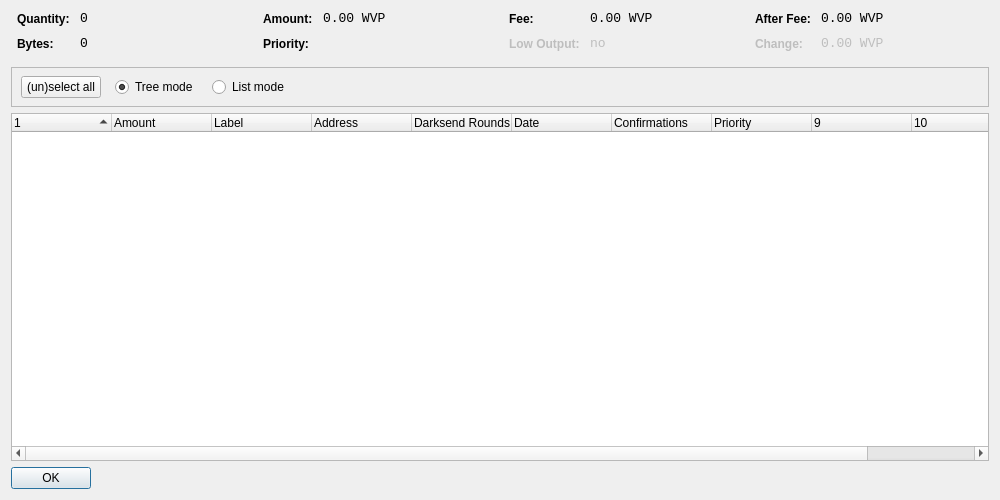
<?xml version="1.0" encoding="UTF-8"?>
<ui version="4.0">
 <class>CoinControlDialog</class>
 <widget class="QDialog" name="CoinControlDialog">
  <property name="geometry">
   <rect>
    <x>0</x>
    <y>0</y>
    <width>1000</width>
    <height>500</height>
   </rect>
  </property>
  <property name="windowTitle">
   <string>Coin Control</string>
  </property>
  <layout class="QVBoxLayout" name="verticalLayout">
   <item>
    <layout class="QHBoxLayout" name="horizontalLayoutTop" stretch="0,0,0,0">
     <property name="topMargin">
      <number>0</number>
     </property>
     <property name="bottomMargin">
      <number>10</number>
     </property>
     <item>
      <layout class="QFormLayout" name="formLayoutCoinControl1">
       <property name="horizontalSpacing">
        <number>10</number>
       </property>
       <property name="verticalSpacing">
        <number>10</number>
       </property>
       <property name="leftMargin">
        <number>6</number>
       </property>
       <property name="rightMargin">
        <number>6</number>
       </property>
       <item row="0" column="0">
        <widget class="QLabel" name="labelCoinControlQuantityText">
         <property name="styleSheet">
          <string notr="true">font-weight:bold;</string>
         </property>
         <property name="text">
          <string>Quantity:</string>
         </property>
        </widget>
       </item>
       <item row="0" column="1">
        <widget class="QLabel" name="labelCoinControlQuantity">
         <property name="font">
          <font>
           <family>Monospace</family>
           <pointsize>10</pointsize>
          </font>
         </property>
         <property name="cursor">
          <cursorShape>IBeamCursor</cursorShape>
         </property>
         <property name="contextMenuPolicy">
          <enum>Qt::ActionsContextMenu</enum>
         </property>
         <property name="text">
          <string notr="true">0</string>
         </property>
         <property name="textInteractionFlags">
          <set>Qt::LinksAccessibleByMouse|Qt::TextSelectableByKeyboard|Qt::TextSelectableByMouse</set>
         </property>
        </widget>
       </item>
       <item row="1" column="0">
        <widget class="QLabel" name="labelCoinControlBytesText">
         <property name="styleSheet">
          <string notr="true">font-weight:bold;</string>
         </property>
         <property name="text">
          <string>Bytes:</string>
         </property>
        </widget>
       </item>
       <item row="1" column="1">
        <widget class="QLabel" name="labelCoinControlBytes">
         <property name="font">
          <font>
           <family>Monospace</family>
           <pointsize>10</pointsize>
          </font>
         </property>
         <property name="cursor">
          <cursorShape>IBeamCursor</cursorShape>
         </property>
         <property name="contextMenuPolicy">
          <enum>Qt::ActionsContextMenu</enum>
         </property>
         <property name="text">
          <string notr="true">0</string>
         </property>
         <property name="textInteractionFlags">
          <set>Qt::LinksAccessibleByMouse|Qt::TextSelectableByKeyboard|Qt::TextSelectableByMouse</set>
         </property>
        </widget>
       </item>
      </layout>
     </item>
     <item>
      <layout class="QFormLayout" name="formLayoutCoinControl2">
       <property name="horizontalSpacing">
        <number>10</number>
       </property>
       <property name="verticalSpacing">
        <number>10</number>
       </property>
       <property name="leftMargin">
        <number>6</number>
       </property>
       <property name="rightMargin">
        <number>6</number>
       </property>
       <item row="0" column="0">
        <widget class="QLabel" name="labelCoinControlAmountText">
         <property name="styleSheet">
          <string notr="true">font-weight:bold;</string>
         </property>
         <property name="text">
          <string>Amount:</string>
         </property>
        </widget>
       </item>
       <item row="0" column="1">
        <widget class="QLabel" name="labelCoinControlAmount">
         <property name="font">
          <font>
           <family>Monospace</family>
           <pointsize>10</pointsize>
          </font>
         </property>
         <property name="cursor">
          <cursorShape>IBeamCursor</cursorShape>
         </property>
         <property name="contextMenuPolicy">
          <enum>Qt::ActionsContextMenu</enum>
         </property>
         <property name="text">
          <string notr="true">0.00 WVP</string>
         </property>
         <property name="textInteractionFlags">
          <set>Qt::LinksAccessibleByMouse|Qt::TextSelectableByKeyboard|Qt::TextSelectableByMouse</set>
         </property>
        </widget>
       </item>
       <item row="1" column="0">
        <widget class="QLabel" name="labelCoinControlPriorityText">
         <property name="styleSheet">
          <string notr="true">font-weight:bold;</string>
         </property>
         <property name="text">
          <string>Priority:</string>
         </property>
        </widget>
       </item>
       <item row="1" column="1">
        <widget class="QLabel" name="labelCoinControlPriority">
         <property name="font">
          <font>
           <family>Monospace</family>
           <pointsize>10</pointsize>
          </font>
         </property>
         <property name="cursor">
          <cursorShape>IBeamCursor</cursorShape>
         </property>
         <property name="contextMenuPolicy">
          <enum>Qt::ActionsContextMenu</enum>
         </property>
         <property name="text">
          <string/>
         </property>
         <property name="textInteractionFlags">
          <set>Qt::LinksAccessibleByMouse|Qt::TextSelectableByKeyboard|Qt::TextSelectableByMouse</set>
         </property>
        </widget>
       </item>
      </layout>
     </item>
     <item>
      <layout class="QFormLayout" name="formLayoutCoinControl3">
       <property name="horizontalSpacing">
        <number>10</number>
       </property>
       <property name="verticalSpacing">
        <number>10</number>
       </property>
       <property name="leftMargin">
        <number>6</number>
       </property>
       <property name="rightMargin">
        <number>6</number>
       </property>
       <item row="0" column="0">
        <widget class="QLabel" name="labelCoinControlFeeText">
         <property name="styleSheet">
          <string notr="true">font-weight:bold;</string>
         </property>
         <property name="text">
          <string>Fee:</string>
         </property>
        </widget>
       </item>
       <item row="0" column="1">
        <widget class="QLabel" name="labelCoinControlFee">
         <property name="font">
          <font>
           <family>Monospace</family>
           <pointsize>10</pointsize>
          </font>
         </property>
         <property name="cursor">
          <cursorShape>IBeamCursor</cursorShape>
         </property>
         <property name="contextMenuPolicy">
          <enum>Qt::ActionsContextMenu</enum>
         </property>
         <property name="text">
          <string notr="true">0.00 WVP</string>
         </property>
         <property name="textInteractionFlags">
          <set>Qt::LinksAccessibleByMouse|Qt::TextSelectableByKeyboard|Qt::TextSelectableByMouse</set>
         </property>
        </widget>
       </item>
       <item row="1" column="0">
        <widget class="QLabel" name="labelCoinControlLowOutputText">
         <property name="enabled">
          <bool>false</bool>
         </property>
         <property name="styleSheet">
          <string notr="true">font-weight:bold;</string>
         </property>
         <property name="text">
          <string>Low Output:</string>
         </property>
        </widget>
       </item>
       <item row="1" column="1">
        <widget class="QLabel" name="labelCoinControlLowOutput">
         <property name="enabled">
          <bool>false</bool>
         </property>
         <property name="font">
          <font>
           <family>Monospace</family>
           <pointsize>10</pointsize>
          </font>
         </property>
         <property name="cursor">
          <cursorShape>IBeamCursor</cursorShape>
         </property>
         <property name="contextMenuPolicy">
          <enum>Qt::ActionsContextMenu</enum>
         </property>
         <property name="text">
          <string notr="true">no</string>
         </property>
         <property name="textInteractionFlags">
          <set>Qt::LinksAccessibleByMouse|Qt::TextSelectableByKeyboard|Qt::TextSelectableByMouse</set>
         </property>
        </widget>
       </item>
      </layout>
     </item>
     <item>
      <layout class="QFormLayout" name="formLayoutCoinControl4">
       <property name="horizontalSpacing">
        <number>10</number>
       </property>
       <property name="verticalSpacing">
        <number>10</number>
       </property>
       <property name="leftMargin">
        <number>6</number>
       </property>
       <property name="rightMargin">
        <number>6</number>
       </property>
       <item row="0" column="0">
        <widget class="QLabel" name="labelCoinControlAfterFeeText">
         <property name="styleSheet">
          <string notr="true">font-weight:bold;</string>
         </property>
         <property name="text">
          <string>After Fee:</string>
         </property>
        </widget>
       </item>
       <item row="0" column="1">
        <widget class="QLabel" name="labelCoinControlAfterFee">
         <property name="font">
          <font>
           <family>Monospace</family>
           <pointsize>10</pointsize>
          </font>
         </property>
         <property name="cursor">
          <cursorShape>IBeamCursor</cursorShape>
         </property>
         <property name="contextMenuPolicy">
          <enum>Qt::ActionsContextMenu</enum>
         </property>
         <property name="text">
          <string notr="true">0.00 WVP</string>
         </property>
         <property name="textInteractionFlags">
          <set>Qt::LinksAccessibleByMouse|Qt::TextSelectableByKeyboard|Qt::TextSelectableByMouse</set>
         </property>
        </widget>
       </item>
       <item row="1" column="0">
        <widget class="QLabel" name="labelCoinControlChangeText">
         <property name="enabled">
          <bool>false</bool>
         </property>
         <property name="styleSheet">
          <string notr="true">font-weight:bold;</string>
         </property>
         <property name="text">
          <string>Change:</string>
         </property>
        </widget>
       </item>
       <item row="1" column="1">
        <widget class="QLabel" name="labelCoinControlChange">
         <property name="enabled">
          <bool>false</bool>
         </property>
         <property name="font">
          <font>
           <family>Monospace</family>
           <pointsize>10</pointsize>
          </font>
         </property>
         <property name="cursor">
          <cursorShape>IBeamCursor</cursorShape>
         </property>
         <property name="contextMenuPolicy">
          <enum>Qt::ActionsContextMenu</enum>
         </property>
         <property name="text">
          <string notr="true">0.00 WVP</string>
         </property>
         <property name="textInteractionFlags">
          <set>Qt::LinksAccessibleByMouse|Qt::TextSelectableByKeyboard|Qt::TextSelectableByMouse</set>
         </property>
        </widget>
       </item>
      </layout>
     </item>
    </layout>
   </item>
   <item>
    <widget class="QFrame" name="frame">
     <property name="minimumSize">
      <size>
       <width>0</width>
       <height>40</height>
      </size>
     </property>
     <property name="frameShape">
      <enum>QFrame::StyledPanel</enum>
     </property>
     <property name="frameShadow">
      <enum>QFrame::Sunken</enum>
     </property>
     <widget class="QWidget" name="horizontalLayoutWidget">
      <property name="geometry">
       <rect>
        <x>10</x>
        <y>0</y>
        <width>781</width>
        <height>41</height>
       </rect>
      </property>
      <layout class="QHBoxLayout" name="horizontalLayoutPanel" stretch="0,0,0,0,0">
       <property name="spacing">
        <number>14</number>
       </property>
       <item>
        <widget class="QPushButton" name="pushButtonSelectAll">
         <property name="sizePolicy">
          <sizepolicy hsizetype="Maximum" vsizetype="Fixed">
           <horstretch>0</horstretch>
           <verstretch>0</verstretch>
          </sizepolicy>
         </property>
         <property name="text">
          <string>(un)select all</string>
         </property>
        </widget>
       </item>
       <item>
        <widget class="QRadioButton" name="radioTreeMode">
         <property name="sizePolicy">
          <sizepolicy hsizetype="Maximum" vsizetype="Fixed">
           <horstretch>0</horstretch>
           <verstretch>0</verstretch>
          </sizepolicy>
         </property>
         <property name="text">
          <string>Tree mode</string>
         </property>
         <property name="checked">
          <bool>true</bool>
         </property>
        </widget>
       </item>
       <item>
        <widget class="QRadioButton" name="radioListMode">
         <property name="sizePolicy">
          <sizepolicy hsizetype="Maximum" vsizetype="Fixed">
           <horstretch>0</horstretch>
           <verstretch>0</verstretch>
          </sizepolicy>
         </property>
         <property name="text">
          <string>List mode</string>
         </property>
        </widget>
       </item>
       <item>
        <spacer name="horizontalSpacer">
         <property name="orientation">
          <enum>Qt::Horizontal</enum>
         </property>
         <property name="sizeHint" stdset="0">
          <size>
           <width>40</width>
           <height>20</height>
          </size>
         </property>
        </spacer>
       </item>
      </layout>
     </widget>
    </widget>
   </item>
   <item>
    <widget class="CoinControlTreeWidget" name="treeWidget">
     <property name="contextMenuPolicy">
      <enum>Qt::CustomContextMenu</enum>
     </property>
     <property name="sortingEnabled">
      <bool>false</bool>
     </property>
     <property name="columnCount">
      <number>11</number>
     </property>
     <attribute name="headerShowSortIndicator" stdset="0">
      <bool>true</bool>
     </attribute>
     <attribute name="headerStretchLastSection">
      <bool>false</bool>
     </attribute>
     <column>
      <property name="text">
       <string/>
      </property>
     </column>
     <column>
      <property name="text">
       <string>Amount</string>
      </property>
     </column>
     <column>
      <property name="text">
       <string>Label</string>
      </property>
     </column>
     <column>
      <property name="text">
       <string>Address</string>
      </property>
     </column>
     <column>
      <property name="text">
       <string>Darksend Rounds</string>
      </property>
    </column>
     <column>
      <property name="text">
       <string>Date</string>
      </property>
     </column>
     <column>
      <property name="text">
       <string>Confirmations</string>
      </property>
      <property name="toolTip">
       <string>Confirmed</string>
      </property>
     </column>
     <column>
      <property name="text">
       <string>Priority</string>
      </property>
     </column>
     <column>
      <property name="text">
       <string/>
      </property>
     </column>
     <column>
      <property name="text">
       <string/>
      </property>
     </column>
     <column>
      <property name="text">
       <string/>
      </property>
     </column>
     <column>
      <property name="text">
       <string/>
      </property>
     </column>
    </widget>
   </item>
   <item>
    <widget class="QDialogButtonBox" name="buttonBox">
     <property name="sizePolicy">
      <sizepolicy hsizetype="Maximum" vsizetype="Fixed">
       <horstretch>0</horstretch>
       <verstretch>0</verstretch>
      </sizepolicy>
     </property>
     <property name="orientation">
      <enum>Qt::Horizontal</enum>
     </property>
     <property name="standardButtons">
      <set>QDialogButtonBox::Ok</set>
     </property>
    </widget>
   </item>
  </layout>
 </widget>
 <customwidgets>
  <customwidget>
   <class>CoinControlTreeWidget</class>
   <extends>QTreeWidget</extends>
   <header>coincontroltreewidget.h</header>
  </customwidget>
 </customwidgets>
 <resources/>
 <connections/>
</ui>
